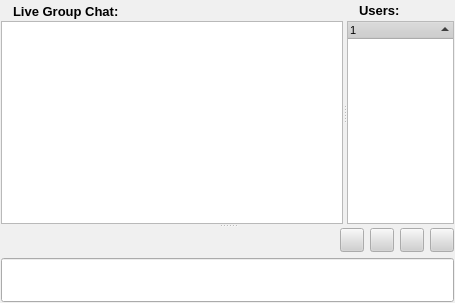
<ui version="4.0" >
 <class>ChatDialog</class>
 <widget class="QWidget" name="ChatDialog" >
  <property name="geometry" >
   <rect>
    <x>0</x>
    <y>0</y>
    <width>455</width>
    <height>303</height>
   </rect>
  </property>
  <property name="sizePolicy" >
   <sizepolicy>
    <hsizetype>7</hsizetype>
    <vsizetype>7</vsizetype>
    <horstretch>0</horstretch>
    <verstretch>0</verstretch>
   </sizepolicy>
  </property>
  <property name="palette" >
   <palette>
    <active>
     <colorrole role="WindowText" >
      <brush brushstyle="SolidPattern" >
       <color alpha="255" >
        <red>0</red>
        <green>0</green>
        <blue>0</blue>
       </color>
      </brush>
     </colorrole>
     <colorrole role="Button" >
      <brush brushstyle="SolidPattern" >
       <color alpha="255" >
        <red>208</red>
        <green>208</green>
        <blue>208</blue>
       </color>
      </brush>
     </colorrole>
     <colorrole role="Light" >
      <brush brushstyle="SolidPattern" >
       <color alpha="255" >
        <red>255</red>
        <green>255</green>
        <blue>255</blue>
       </color>
      </brush>
     </colorrole>
     <colorrole role="Midlight" >
      <brush brushstyle="SolidPattern" >
       <color alpha="255" >
        <red>247</red>
        <green>247</green>
        <blue>247</blue>
       </color>
      </brush>
     </colorrole>
     <colorrole role="Dark" >
      <brush brushstyle="SolidPattern" >
       <color alpha="255" >
        <red>104</red>
        <green>104</green>
        <blue>104</blue>
       </color>
      </brush>
     </colorrole>
     <colorrole role="Mid" >
      <brush brushstyle="SolidPattern" >
       <color alpha="255" >
        <red>139</red>
        <green>139</green>
        <blue>139</blue>
       </color>
      </brush>
     </colorrole>
     <colorrole role="Text" >
      <brush brushstyle="SolidPattern" >
       <color alpha="255" >
        <red>0</red>
        <green>0</green>
        <blue>0</blue>
       </color>
      </brush>
     </colorrole>
     <colorrole role="BrightText" >
      <brush brushstyle="SolidPattern" >
       <color alpha="255" >
        <red>255</red>
        <green>255</green>
        <blue>255</blue>
       </color>
      </brush>
     </colorrole>
     <colorrole role="ButtonText" >
      <brush brushstyle="SolidPattern" >
       <color alpha="255" >
        <red>0</red>
        <green>0</green>
        <blue>0</blue>
       </color>
      </brush>
     </colorrole>
     <colorrole role="Base" >
      <brush brushstyle="SolidPattern" >
       <color alpha="255" >
        <red>255</red>
        <green>255</green>
        <blue>255</blue>
       </color>
      </brush>
     </colorrole>
     <colorrole role="Window" >
      <brush brushstyle="SolidPattern" >
       <color alpha="255" >
        <red>240</red>
        <green>240</green>
        <blue>240</blue>
       </color>
      </brush>
     </colorrole>
     <colorrole role="Shadow" >
      <brush brushstyle="SolidPattern" >
       <color alpha="255" >
        <red>0</red>
        <green>0</green>
        <blue>0</blue>
       </color>
      </brush>
     </colorrole>
     <colorrole role="Highlight" >
      <brush brushstyle="SolidPattern" >
       <color alpha="255" >
        <red>0</red>
        <green>0</green>
        <blue>128</blue>
       </color>
      </brush>
     </colorrole>
     <colorrole role="HighlightedText" >
      <brush brushstyle="SolidPattern" >
       <color alpha="255" >
        <red>255</red>
        <green>255</green>
        <blue>255</blue>
       </color>
      </brush>
     </colorrole>
     <colorrole role="Link" >
      <brush brushstyle="SolidPattern" >
       <color alpha="255" >
        <red>0</red>
        <green>0</green>
        <blue>255</blue>
       </color>
      </brush>
     </colorrole>
     <colorrole role="LinkVisited" >
      <brush brushstyle="SolidPattern" >
       <color alpha="255" >
        <red>255</red>
        <green>0</green>
        <blue>255</blue>
       </color>
      </brush>
     </colorrole>
     <colorrole role="AlternateBase" >
      <brush brushstyle="SolidPattern" >
       <color alpha="255" >
        <red>231</red>
        <green>231</green>
        <blue>231</blue>
       </color>
      </brush>
     </colorrole>
    </active>
    <inactive>
     <colorrole role="WindowText" >
      <brush brushstyle="SolidPattern" >
       <color alpha="255" >
        <red>0</red>
        <green>0</green>
        <blue>0</blue>
       </color>
      </brush>
     </colorrole>
     <colorrole role="Button" >
      <brush brushstyle="SolidPattern" >
       <color alpha="255" >
        <red>208</red>
        <green>208</green>
        <blue>208</blue>
       </color>
      </brush>
     </colorrole>
     <colorrole role="Light" >
      <brush brushstyle="SolidPattern" >
       <color alpha="255" >
        <red>255</red>
        <green>255</green>
        <blue>255</blue>
       </color>
      </brush>
     </colorrole>
     <colorrole role="Midlight" >
      <brush brushstyle="SolidPattern" >
       <color alpha="255" >
        <red>247</red>
        <green>247</green>
        <blue>247</blue>
       </color>
      </brush>
     </colorrole>
     <colorrole role="Dark" >
      <brush brushstyle="SolidPattern" >
       <color alpha="255" >
        <red>104</red>
        <green>104</green>
        <blue>104</blue>
       </color>
      </brush>
     </colorrole>
     <colorrole role="Mid" >
      <brush brushstyle="SolidPattern" >
       <color alpha="255" >
        <red>139</red>
        <green>139</green>
        <blue>139</blue>
       </color>
      </brush>
     </colorrole>
     <colorrole role="Text" >
      <brush brushstyle="SolidPattern" >
       <color alpha="255" >
        <red>0</red>
        <green>0</green>
        <blue>0</blue>
       </color>
      </brush>
     </colorrole>
     <colorrole role="BrightText" >
      <brush brushstyle="SolidPattern" >
       <color alpha="255" >
        <red>255</red>
        <green>255</green>
        <blue>255</blue>
       </color>
      </brush>
     </colorrole>
     <colorrole role="ButtonText" >
      <brush brushstyle="SolidPattern" >
       <color alpha="255" >
        <red>0</red>
        <green>0</green>
        <blue>0</blue>
       </color>
      </brush>
     </colorrole>
     <colorrole role="Base" >
      <brush brushstyle="SolidPattern" >
       <color alpha="255" >
        <red>255</red>
        <green>255</green>
        <blue>255</blue>
       </color>
      </brush>
     </colorrole>
     <colorrole role="Window" >
      <brush brushstyle="SolidPattern" >
       <color alpha="255" >
        <red>240</red>
        <green>240</green>
        <blue>240</blue>
       </color>
      </brush>
     </colorrole>
     <colorrole role="Shadow" >
      <brush brushstyle="SolidPattern" >
       <color alpha="255" >
        <red>0</red>
        <green>0</green>
        <blue>0</blue>
       </color>
      </brush>
     </colorrole>
     <colorrole role="Highlight" >
      <brush brushstyle="SolidPattern" >
       <color alpha="255" >
        <red>192</red>
        <green>192</green>
        <blue>192</blue>
       </color>
      </brush>
     </colorrole>
     <colorrole role="HighlightedText" >
      <brush brushstyle="SolidPattern" >
       <color alpha="255" >
        <red>0</red>
        <green>0</green>
        <blue>0</blue>
       </color>
      </brush>
     </colorrole>
     <colorrole role="Link" >
      <brush brushstyle="SolidPattern" >
       <color alpha="255" >
        <red>0</red>
        <green>0</green>
        <blue>255</blue>
       </color>
      </brush>
     </colorrole>
     <colorrole role="LinkVisited" >
      <brush brushstyle="SolidPattern" >
       <color alpha="255" >
        <red>255</red>
        <green>0</green>
        <blue>255</blue>
       </color>
      </brush>
     </colorrole>
     <colorrole role="AlternateBase" >
      <brush brushstyle="SolidPattern" >
       <color alpha="255" >
        <red>231</red>
        <green>231</green>
        <blue>231</blue>
       </color>
      </brush>
     </colorrole>
    </inactive>
    <disabled>
     <colorrole role="WindowText" >
      <brush brushstyle="SolidPattern" >
       <color alpha="255" >
        <red>104</red>
        <green>104</green>
        <blue>104</blue>
       </color>
      </brush>
     </colorrole>
     <colorrole role="Button" >
      <brush brushstyle="SolidPattern" >
       <color alpha="255" >
        <red>208</red>
        <green>208</green>
        <blue>208</blue>
       </color>
      </brush>
     </colorrole>
     <colorrole role="Light" >
      <brush brushstyle="SolidPattern" >
       <color alpha="255" >
        <red>255</red>
        <green>255</green>
        <blue>255</blue>
       </color>
      </brush>
     </colorrole>
     <colorrole role="Midlight" >
      <brush brushstyle="SolidPattern" >
       <color alpha="255" >
        <red>247</red>
        <green>247</green>
        <blue>247</blue>
       </color>
      </brush>
     </colorrole>
     <colorrole role="Dark" >
      <brush brushstyle="SolidPattern" >
       <color alpha="255" >
        <red>104</red>
        <green>104</green>
        <blue>104</blue>
       </color>
      </brush>
     </colorrole>
     <colorrole role="Mid" >
      <brush brushstyle="SolidPattern" >
       <color alpha="255" >
        <red>139</red>
        <green>139</green>
        <blue>139</blue>
       </color>
      </brush>
     </colorrole>
     <colorrole role="Text" >
      <brush brushstyle="SolidPattern" >
       <color alpha="255" >
        <red>104</red>
        <green>104</green>
        <blue>104</blue>
       </color>
      </brush>
     </colorrole>
     <colorrole role="BrightText" >
      <brush brushstyle="SolidPattern" >
       <color alpha="255" >
        <red>255</red>
        <green>255</green>
        <blue>255</blue>
       </color>
      </brush>
     </colorrole>
     <colorrole role="ButtonText" >
      <brush brushstyle="SolidPattern" >
       <color alpha="255" >
        <red>104</red>
        <green>104</green>
        <blue>104</blue>
       </color>
      </brush>
     </colorrole>
     <colorrole role="Base" >
      <brush brushstyle="SolidPattern" >
       <color alpha="255" >
        <red>240</red>
        <green>240</green>
        <blue>240</blue>
       </color>
      </brush>
     </colorrole>
     <colorrole role="Window" >
      <brush brushstyle="SolidPattern" >
       <color alpha="255" >
        <red>240</red>
        <green>240</green>
        <blue>240</blue>
       </color>
      </brush>
     </colorrole>
     <colorrole role="Shadow" >
      <brush brushstyle="SolidPattern" >
       <color alpha="255" >
        <red>0</red>
        <green>0</green>
        <blue>0</blue>
       </color>
      </brush>
     </colorrole>
     <colorrole role="Highlight" >
      <brush brushstyle="SolidPattern" >
       <color alpha="255" >
        <red>0</red>
        <green>0</green>
        <blue>128</blue>
       </color>
      </brush>
     </colorrole>
     <colorrole role="HighlightedText" >
      <brush brushstyle="SolidPattern" >
       <color alpha="255" >
        <red>255</red>
        <green>255</green>
        <blue>255</blue>
       </color>
      </brush>
     </colorrole>
     <colorrole role="Link" >
      <brush brushstyle="SolidPattern" >
       <color alpha="255" >
        <red>0</red>
        <green>0</green>
        <blue>255</blue>
       </color>
      </brush>
     </colorrole>
     <colorrole role="LinkVisited" >
      <brush brushstyle="SolidPattern" >
       <color alpha="255" >
        <red>255</red>
        <green>0</green>
        <blue>255</blue>
       </color>
      </brush>
     </colorrole>
     <colorrole role="AlternateBase" >
      <brush brushstyle="SolidPattern" >
       <color alpha="255" >
        <red>231</red>
        <green>231</green>
        <blue>231</blue>
       </color>
      </brush>
     </colorrole>
    </disabled>
   </palette>
  </property>
  <property name="font" >
   <font>
    <family>Arial</family>
    <pointsize>8</pointsize>
    <weight>50</weight>
    <italic>false</italic>
    <bold>false</bold>
    <underline>false</underline>
    <strikeout>false</strikeout>
   </font>
  </property>
  <property name="contextMenuPolicy" >
   <enum>Qt::NoContextMenu</enum>
  </property>
  <property name="windowTitle" >
   <string/>
  </property>
  <property name="windowIcon" >
   <iconset/>
  </property>
  <layout class="QGridLayout" >
   <property name="margin" >
    <number>1</number>
   </property>
   <property name="spacing" >
    <number>1</number>
   </property>
   <item row="0" column="0" >
    <widget class="QSplitter" name="splitter_2" >
     <property name="orientation" >
      <enum>Qt::Vertical</enum>
     </property>
     <widget class="QSplitter" name="splitter" >
      <property name="orientation" >
       <enum>Qt::Horizontal</enum>
      </property>
      <widget class="QWidget" name="layoutWidget" >
       <layout class="QGridLayout" >
        <property name="margin" >
         <number>0</number>
        </property>
        <property name="spacing" >
         <number>0</number>
        </property>
        <item row="0" column="0" >
         <layout class="QGridLayout" >
          <property name="margin" >
           <number>0</number>
          </property>
          <property name="spacing" >
           <number>6</number>
          </property>
          <item row="0" column="1" >
           <spacer>
            <property name="orientation" >
             <enum>Qt::Horizontal</enum>
            </property>
            <property name="sizeHint" >
             <size>
              <width>181</width>
              <height>20</height>
             </size>
            </property>
           </spacer>
          </item>
          <item row="0" column="0" >
           <layout class="QGridLayout" >
            <property name="margin" >
             <number>0</number>
            </property>
            <property name="spacing" >
             <number>6</number>
            </property>
            <item row="0" column="0" >
             <widget class="QLabel" name="label" >
              <property name="text" >
               <string/>
              </property>
              <property name="pixmap" >
               <pixmap resource="images.qrc" >:/images/chat.png</pixmap>
              </property>
             </widget>
            </item>
            <item row="0" column="1" >
             <widget class="QLabel" name="label_12" >
              <property name="font" >
               <font>
                <pointsize>10</pointsize>
                <weight>75</weight>
                <bold>true</bold>
               </font>
              </property>
              <property name="text" >
               <string>Live Group Chat:</string>
              </property>
             </widget>
            </item>
           </layout>
          </item>
         </layout>
        </item>
        <item row="1" column="0" >
         <widget class="QTextBrowser" name="msgText" >
          <property name="sizePolicy" >
           <sizepolicy>
            <hsizetype>7</hsizetype>
            <vsizetype>3</vsizetype>
            <horstretch>0</horstretch>
            <verstretch>0</verstretch>
           </sizepolicy>
          </property>
          <property name="undoRedoEnabled" >
           <bool>false</bool>
          </property>
          <property name="readOnly" >
           <bool>true</bool>
          </property>
         </widget>
        </item>
       </layout>
      </widget>
      <widget class="QWidget" name="layoutWidget" >
       <layout class="QGridLayout" >
        <property name="margin" >
         <number>0</number>
        </property>
        <property name="spacing" >
         <number>0</number>
        </property>
        <item row="0" column="0" >
         <layout class="QGridLayout" >
          <property name="margin" >
           <number>0</number>
          </property>
          <property name="spacing" >
           <number>6</number>
          </property>
          <item row="0" column="1" >
           <spacer>
            <property name="orientation" >
             <enum>Qt::Horizontal</enum>
            </property>
            <property name="sizeType" >
             <enum>QSizePolicy::Expanding</enum>
            </property>
            <property name="sizeHint" >
             <size>
              <width>41</width>
              <height>20</height>
             </size>
            </property>
           </spacer>
          </item>
          <item row="0" column="0" >
           <layout class="QGridLayout" >
            <property name="margin" >
             <number>0</number>
            </property>
            <property name="spacing" >
             <number>6</number>
            </property>
            <item row="0" column="1" >
             <widget class="QLabel" name="label_14" >
              <property name="sizePolicy" >
               <sizepolicy>
                <hsizetype>5</hsizetype>
                <vsizetype>0</vsizetype>
                <horstretch>0</horstretch>
                <verstretch>0</verstretch>
               </sizepolicy>
              </property>
              <property name="font" >
               <font>
                <pointsize>10</pointsize>
                <weight>75</weight>
                <bold>true</bold>
               </font>
              </property>
              <property name="text" >
               <string>Users:</string>
              </property>
             </widget>
            </item>
            <item row="0" column="0" >
             <widget class="QLabel" name="label_2" >
              <property name="text" >
               <string/>
              </property>
              <property name="pixmap" >
               <pixmap resource="images.qrc" >:/images/peers_16x16.png</pixmap>
              </property>
             </widget>
            </item>
           </layout>
          </item>
         </layout>
        </item>
        <item row="1" column="0" >
         <widget class="QTreeWidget" name="msgSendList" >
          <property name="sizePolicy" >
           <sizepolicy>
            <hsizetype>13</hsizetype>
            <vsizetype>13</vsizetype>
            <horstretch>0</horstretch>
            <verstretch>0</verstretch>
           </sizepolicy>
          </property>
          <property name="minimumSize" >
           <size>
            <width>20</width>
            <height>0</height>
           </size>
          </property>
          <property name="contextMenuPolicy" >
           <enum>Qt::CustomContextMenu</enum>
          </property>
          <property name="sortingEnabled" >
           <bool>true</bool>
          </property>
         </widget>
        </item>
       </layout>
      </widget>
     </widget>
     <widget class="QWidget" name="layoutWidget" >
      <layout class="QVBoxLayout" >
       <property name="margin" >
        <number>0</number>
       </property>
       <property name="spacing" >
        <number>6</number>
       </property>
       <item>
        <layout class="QGridLayout" >
         <property name="margin" >
          <number>0</number>
         </property>
         <property name="spacing" >
          <number>6</number>
         </property>
         <item row="0" column="0" >
          <spacer>
           <property name="orientation" >
            <enum>Qt::Horizontal</enum>
           </property>
           <property name="sizeHint" >
            <size>
             <width>321</width>
             <height>20</height>
            </size>
           </property>
          </spacer>
         </item>
         <item row="0" column="3" >
          <widget class="QPushButton" name="textitalicChatButton" >
           <property name="minimumSize" >
            <size>
             <width>24</width>
             <height>24</height>
            </size>
           </property>
           <property name="maximumSize" >
            <size>
             <width>24</width>
             <height>24</height>
            </size>
           </property>
           <property name="text" >
            <string/>
           </property>
           <property name="icon" >
            <iconset resource="images.qrc" >:/images/edit-underline.png</iconset>
           </property>
           <property name="checkable" >
            <bool>true</bool>
           </property>
          </widget>
         </item>
         <item row="0" column="2" >
          <widget class="QPushButton" name="textunderlineChatButton" >
           <property name="minimumSize" >
            <size>
             <width>24</width>
             <height>24</height>
            </size>
           </property>
           <property name="maximumSize" >
            <size>
             <width>24</width>
             <height>24</height>
            </size>
           </property>
           <property name="text" >
            <string/>
           </property>
           <property name="icon" >
            <iconset resource="images.qrc" >:/images/edit-italic.png</iconset>
           </property>
           <property name="checkable" >
            <bool>true</bool>
           </property>
          </widget>
         </item>
         <item row="0" column="1" >
          <widget class="QPushButton" name="textboldChatButton" >
           <property name="minimumSize" >
            <size>
             <width>24</width>
             <height>24</height>
            </size>
           </property>
           <property name="maximumSize" >
            <size>
             <width>24</width>
             <height>24</height>
            </size>
           </property>
           <property name="text" >
            <string/>
           </property>
           <property name="icon" >
            <iconset resource="images.qrc" >:/images/edit-bold.png</iconset>
           </property>
           <property name="checkable" >
            <bool>true</bool>
           </property>
          </widget>
         </item>
         <item row="0" column="4" >
          <widget class="QPushButton" name="colorChatButton" >
           <property name="minimumSize" >
            <size>
             <width>24</width>
             <height>24</height>
            </size>
           </property>
           <property name="maximumSize" >
            <size>
             <width>24</width>
             <height>24</height>
            </size>
           </property>
           <property name="text" >
            <string/>
           </property>
          </widget>
         </item>
        </layout>
       </item>
       <item>
        <widget class="QLineEdit" name="lineEdit" >
         <property name="sizePolicy" >
          <sizepolicy>
           <hsizetype>7</hsizetype>
           <vsizetype>3</vsizetype>
           <horstretch>0</horstretch>
           <verstretch>0</verstretch>
          </sizepolicy>
         </property>
         <property name="minimumSize" >
          <size>
           <width>0</width>
           <height>40</height>
          </size>
         </property>
         <property name="font" >
          <font>
           <pointsize>9</pointsize>
          </font>
         </property>
        </widget>
       </item>
      </layout>
     </widget>
    </widget>
   </item>
  </layout>
 </widget>
 <tabstops>
  <tabstop>lineEdit</tabstop>
  <tabstop>textboldChatButton</tabstop>
  <tabstop>textunderlineChatButton</tabstop>
  <tabstop>textitalicChatButton</tabstop>
  <tabstop>colorChatButton</tabstop>
  <tabstop>msgText</tabstop>
  <tabstop>msgSendList</tabstop>
 </tabstops>
 <resources>
  <include location="images.qrc" />
 </resources>
 <connections/>
</ui>
